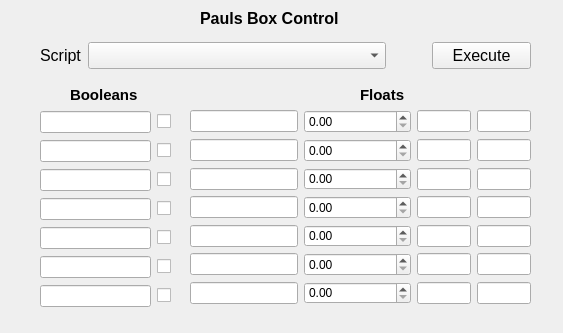
<?xml version="1.0" encoding="UTF-8"?>
<ui version="4.0">
 <class>Form</class>
 <widget class="QWidget" name="Form">
  <property name="geometry">
   <rect>
    <x>0</x>
    <y>0</y>
    <width>563</width>
    <height>333</height>
   </rect>
  </property>
  <property name="windowTitle">
   <string>Form</string>
  </property>
  <widget class="QLabel" name="label_4">
   <property name="geometry">
    <rect>
     <x>200</x>
     <y>10</y>
     <width>161</width>
     <height>16</height>
    </rect>
   </property>
   <property name="font">
    <font>
     <pointsize>12</pointsize>
     <weight>75</weight>
     <bold>true</bold>
    </font>
   </property>
   <property name="text">
    <string>Pauls Box Control</string>
   </property>
  </widget>
  <widget class="QWidget" name="horizontalLayoutWidget">
   <property name="geometry">
    <rect>
     <x>40</x>
     <y>40</y>
     <width>491</width>
     <height>31</height>
    </rect>
   </property>
   <layout class="QHBoxLayout" name="horizontalLayout" stretch="0,3,1,1">
    <property name="sizeConstraint">
     <enum>QLayout::SetDefaultConstraint</enum>
    </property>
    <item>
     <widget class="QLabel" name="label_5">
      <property name="font">
       <font>
        <pointsize>12</pointsize>
        <weight>50</weight>
        <bold>false</bold>
       </font>
      </property>
      <property name="text">
       <string>Script</string>
      </property>
     </widget>
    </item>
    <item>
     <widget class="QComboBox" name="scriptBox">
      <property name="font">
       <font>
        <pointsize>12</pointsize>
       </font>
      </property>
     </widget>
    </item>
    <item>
     <spacer name="horizontalSpacer">
      <property name="orientation">
       <enum>Qt::Horizontal</enum>
      </property>
      <property name="sizeType">
       <enum>QSizePolicy::Fixed</enum>
      </property>
      <property name="sizeHint" stdset="0">
       <size>
        <width>40</width>
        <height>20</height>
       </size>
      </property>
     </spacer>
    </item>
    <item>
     <widget class="QPushButton" name="execButton">
      <property name="font">
       <font>
        <pointsize>12</pointsize>
        <kerning>true</kerning>
       </font>
      </property>
      <property name="autoFillBackground">
       <bool>true</bool>
      </property>
      <property name="text">
       <string>Execute</string>
      </property>
      <property name="checkable">
       <bool>false</bool>
      </property>
      <property name="checked">
       <bool>false</bool>
      </property>
      <property name="autoRepeat">
       <bool>false</bool>
      </property>
      <property name="autoDefault">
       <bool>false</bool>
      </property>
      <property name="default">
       <bool>false</bool>
      </property>
      <property name="flat">
       <bool>false</bool>
      </property>
     </widget>
    </item>
   </layout>
  </widget>
  <widget class="QWidget" name="gridLayoutWidget">
   <property name="geometry">
    <rect>
     <x>40</x>
     <y>110</y>
     <width>131</width>
     <height>201</height>
    </rect>
   </property>
   <layout class="QGridLayout" name="gridLayout">
    <item row="0" column="0">
     <widget class="QLineEdit" name="cblineEdit_1">
      <property name="enabled">
       <bool>true</bool>
      </property>
      <property name="readOnly">
       <bool>true</bool>
      </property>
     </widget>
    </item>
    <item row="2" column="1">
     <widget class="QCheckBox" name="checkBox_3">
      <property name="text">
       <string/>
      </property>
     </widget>
    </item>
    <item row="3" column="1">
     <widget class="QCheckBox" name="checkBox_4">
      <property name="text">
       <string/>
      </property>
     </widget>
    </item>
    <item row="4" column="1">
     <widget class="QCheckBox" name="checkBox_5">
      <property name="text">
       <string/>
      </property>
     </widget>
    </item>
    <item row="5" column="1">
     <widget class="QCheckBox" name="checkBox_6">
      <property name="text">
       <string/>
      </property>
     </widget>
    </item>
    <item row="6" column="1">
     <widget class="QCheckBox" name="checkBox_7">
      <property name="text">
       <string/>
      </property>
     </widget>
    </item>
    <item row="0" column="1">
     <widget class="QCheckBox" name="checkBox_1">
      <property name="text">
       <string/>
      </property>
     </widget>
    </item>
    <item row="1" column="1">
     <widget class="QCheckBox" name="checkBox_2">
      <property name="text">
       <string/>
      </property>
     </widget>
    </item>
    <item row="1" column="0">
     <widget class="QLineEdit" name="cblineEdit_2">
      <property name="readOnly">
       <bool>true</bool>
      </property>
     </widget>
    </item>
    <item row="2" column="0">
     <widget class="QLineEdit" name="cblineEdit_3">
      <property name="readOnly">
       <bool>true</bool>
      </property>
     </widget>
    </item>
    <item row="4" column="0">
     <widget class="QLineEdit" name="cblineEdit_5">
      <property name="readOnly">
       <bool>true</bool>
      </property>
     </widget>
    </item>
    <item row="3" column="0">
     <widget class="QLineEdit" name="cblineEdit_4">
      <property name="readOnly">
       <bool>true</bool>
      </property>
     </widget>
    </item>
    <item row="5" column="0">
     <widget class="QLineEdit" name="cblineEdit_6">
      <property name="readOnly">
       <bool>true</bool>
      </property>
     </widget>
    </item>
    <item row="6" column="0">
     <widget class="QLineEdit" name="cblineEdit_7">
      <property name="readOnly">
       <bool>true</bool>
      </property>
     </widget>
    </item>
   </layout>
  </widget>
  <widget class="QWidget" name="gridLayoutWidget_2">
   <property name="geometry">
    <rect>
     <x>190</x>
     <y>110</y>
     <width>341</width>
     <height>194</height>
    </rect>
   </property>
   <layout class="QGridLayout" name="gridLayout_3" rowstretch="0,0,0,0,0,0,0" columnstretch="2,2,1,1">
    <property name="sizeConstraint">
     <enum>QLayout::SetDefaultConstraint</enum>
    </property>
    <property name="leftMargin">
     <number>0</number>
    </property>
    <property name="horizontalSpacing">
     <number>-1</number>
    </property>
    <item row="0" column="0">
     <widget class="QLineEdit" name="fnamelineEdit_1">
      <property name="readOnly">
       <bool>true</bool>
      </property>
     </widget>
    </item>
    <item row="1" column="0">
     <widget class="QLineEdit" name="fnamelineEdit_2">
      <property name="readOnly">
       <bool>true</bool>
      </property>
     </widget>
    </item>
    <item row="2" column="0">
     <widget class="QLineEdit" name="fnamelineEdit_3">
      <property name="readOnly">
       <bool>true</bool>
      </property>
     </widget>
    </item>
    <item row="3" column="0">
     <widget class="QLineEdit" name="fnamelineEdit_4">
      <property name="readOnly">
       <bool>true</bool>
      </property>
     </widget>
    </item>
    <item row="4" column="0">
     <widget class="QLineEdit" name="fnamelineEdit_5">
      <property name="readOnly">
       <bool>true</bool>
      </property>
     </widget>
    </item>
    <item row="5" column="0">
     <widget class="QLineEdit" name="fnamelineEdit_6">
      <property name="readOnly">
       <bool>true</bool>
      </property>
     </widget>
    </item>
    <item row="6" column="0">
     <widget class="QLineEdit" name="fnamelineEdit_7">
      <property name="readOnly">
       <bool>true</bool>
      </property>
     </widget>
    </item>
    <item row="0" column="1">
     <widget class="QDoubleSpinBox" name="fvaldoubleSpinBox_1">
      <property name="minimum">
       <double>0.000000000000000</double>
      </property>
      <property name="maximum">
       <double>1000000.000000000000000</double>
      </property>
      <property name="value">
       <double>0.000000000000000</double>
      </property>
     </widget>
    </item>
    <item row="1" column="1">
     <widget class="QDoubleSpinBox" name="fvaldoubleSpinBox_2">
      <property name="minimum">
       <double>0.000000000000000</double>
      </property>
      <property name="maximum">
       <double>1000000.000000000000000</double>
      </property>
      <property name="value">
       <double>0.000000000000000</double>
      </property>
     </widget>
    </item>
    <item row="2" column="1">
     <widget class="QDoubleSpinBox" name="fvaldoubleSpinBox_3">
      <property name="minimum">
       <double>0.000000000000000</double>
      </property>
      <property name="maximum">
       <double>1000000.000000000000000</double>
      </property>
      <property name="value">
       <double>0.000000000000000</double>
      </property>
     </widget>
    </item>
    <item row="3" column="1">
     <widget class="QDoubleSpinBox" name="fvaldoubleSpinBox_4">
      <property name="minimum">
       <double>0.000000000000000</double>
      </property>
      <property name="maximum">
       <double>1000000.000000000000000</double>
      </property>
      <property name="value">
       <double>0.000000000000000</double>
      </property>
     </widget>
    </item>
    <item row="4" column="1">
     <widget class="QDoubleSpinBox" name="fvaldoubleSpinBox_5">
      <property name="minimum">
       <double>0.000000000000000</double>
      </property>
      <property name="maximum">
       <double>1000000.000000000000000</double>
      </property>
      <property name="value">
       <double>0.000000000000000</double>
      </property>
     </widget>
    </item>
    <item row="5" column="1">
     <widget class="QDoubleSpinBox" name="fvaldoubleSpinBox_6">
      <property name="minimum">
       <double>0.000000000000000</double>
      </property>
      <property name="maximum">
       <double>1000000.000000000000000</double>
      </property>
      <property name="value">
       <double>0.000000000000000</double>
      </property>
     </widget>
    </item>
    <item row="6" column="1">
     <widget class="QDoubleSpinBox" name="fvaldoubleSpinBox_7">
      <property name="minimum">
       <double>0.000000000000000</double>
      </property>
      <property name="maximum">
       <double>1000000.000000000000000</double>
      </property>
      <property name="value">
       <double>0.000000000000000</double>
      </property>
     </widget>
    </item>
    <item row="0" column="2">
     <widget class="QLineEdit" name="minlineEdit_1">
      <property name="readOnly">
       <bool>true</bool>
      </property>
     </widget>
    </item>
    <item row="1" column="2">
     <widget class="QLineEdit" name="minlineEdit_2">
      <property name="readOnly">
       <bool>true</bool>
      </property>
     </widget>
    </item>
    <item row="2" column="2">
     <widget class="QLineEdit" name="minlineEdit_3">
      <property name="readOnly">
       <bool>true</bool>
      </property>
     </widget>
    </item>
    <item row="3" column="2">
     <widget class="QLineEdit" name="minlineEdit_4">
      <property name="readOnly">
       <bool>true</bool>
      </property>
     </widget>
    </item>
    <item row="4" column="2">
     <widget class="QLineEdit" name="minlineEdit_5">
      <property name="readOnly">
       <bool>true</bool>
      </property>
     </widget>
    </item>
    <item row="5" column="2">
     <widget class="QLineEdit" name="minlineEdit_6">
      <property name="readOnly">
       <bool>true</bool>
      </property>
     </widget>
    </item>
    <item row="6" column="2">
     <widget class="QLineEdit" name="minlineEdit_7">
      <property name="readOnly">
       <bool>true</bool>
      </property>
     </widget>
    </item>
    <item row="0" column="3">
     <widget class="QLineEdit" name="maxlineEdit_1">
      <property name="readOnly">
       <bool>true</bool>
      </property>
     </widget>
    </item>
    <item row="1" column="3">
     <widget class="QLineEdit" name="maxlineEdit_2">
      <property name="readOnly">
       <bool>true</bool>
      </property>
     </widget>
    </item>
    <item row="2" column="3">
     <widget class="QLineEdit" name="maxlineEdit_3">
      <property name="readOnly">
       <bool>true</bool>
      </property>
     </widget>
    </item>
    <item row="3" column="3">
     <widget class="QLineEdit" name="maxlineEdit_4">
      <property name="readOnly">
       <bool>true</bool>
      </property>
     </widget>
    </item>
    <item row="4" column="3">
     <widget class="QLineEdit" name="maxlineEdit_5">
      <property name="readOnly">
       <bool>true</bool>
      </property>
     </widget>
    </item>
    <item row="5" column="3">
     <widget class="QLineEdit" name="maxlineEdit_6">
      <property name="readOnly">
       <bool>true</bool>
      </property>
     </widget>
    </item>
    <item row="6" column="3">
     <widget class="QLineEdit" name="maxlineEdit_7">
      <property name="readOnly">
       <bool>true</bool>
      </property>
     </widget>
    </item>
   </layout>
  </widget>
  <widget class="QLabel" name="label_6">
   <property name="geometry">
    <rect>
     <x>70</x>
     <y>80</y>
     <width>81</width>
     <height>29</height>
    </rect>
   </property>
   <property name="font">
    <font>
     <pointsize>11</pointsize>
     <weight>75</weight>
     <bold>true</bold>
    </font>
   </property>
   <property name="text">
    <string>Booleans</string>
   </property>
  </widget>
  <widget class="QLabel" name="label_7">
   <property name="geometry">
    <rect>
     <x>360</x>
     <y>80</y>
     <width>81</width>
     <height>29</height>
    </rect>
   </property>
   <property name="font">
    <font>
     <pointsize>11</pointsize>
     <weight>75</weight>
     <bold>true</bold>
    </font>
   </property>
   <property name="text">
    <string>Floats</string>
   </property>
  </widget>
 </widget>
 <resources/>
 <connections/>
</ui>
